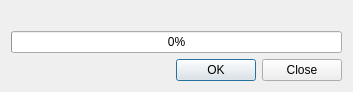
<?xml version="1.0" encoding="UTF-8"?>
<ui version="4.0">
 <class>ReportProgressDialog</class>
 <widget class="QDialog" name="ReportProgressDialog">
  <property name="geometry">
   <rect>
    <x>0</x>
    <y>0</y>
    <width>353</width>
    <height>87</height>
   </rect>
  </property>
  <property name="sizePolicy">
   <sizepolicy hsizetype="Preferred" vsizetype="Fixed">
    <horstretch>0</horstretch>
    <verstretch>0</verstretch>
   </sizepolicy>
  </property>
  <property name="windowTitle">
   <string>Site Report Progress</string>
  </property>
  <layout class="QGridLayout" name="gridLayout">
   <item row="0" column="0">
    <widget class="QLabel" name="lbl_rule">
     <property name="sizePolicy">
      <sizepolicy hsizetype="Preferred" vsizetype="Fixed">
       <horstretch>0</horstretch>
       <verstretch>0</verstretch>
      </sizepolicy>
     </property>
     <property name="text">
      <string/>
     </property>
    </widget>
   </item>
   <item row="1" column="0">
    <widget class="QProgressBar" name="pg_bar">
     <property name="value">
      <number>0</number>
     </property>
     <property name="textVisible">
      <bool>true</bool>
     </property>
     <property name="invertedAppearance">
      <bool>false</bool>
     </property>
    </widget>
   </item>
   <item row="2" column="0">
    <widget class="QDialogButtonBox" name="buttonBox">
     <property name="orientation">
      <enum>Qt::Horizontal</enum>
     </property>
     <property name="standardButtons">
      <set>QDialogButtonBox::Close|QDialogButtonBox::Ok</set>
     </property>
    </widget>
   </item>
  </layout>
 </widget>
 <resources/>
 <connections/>
</ui>
